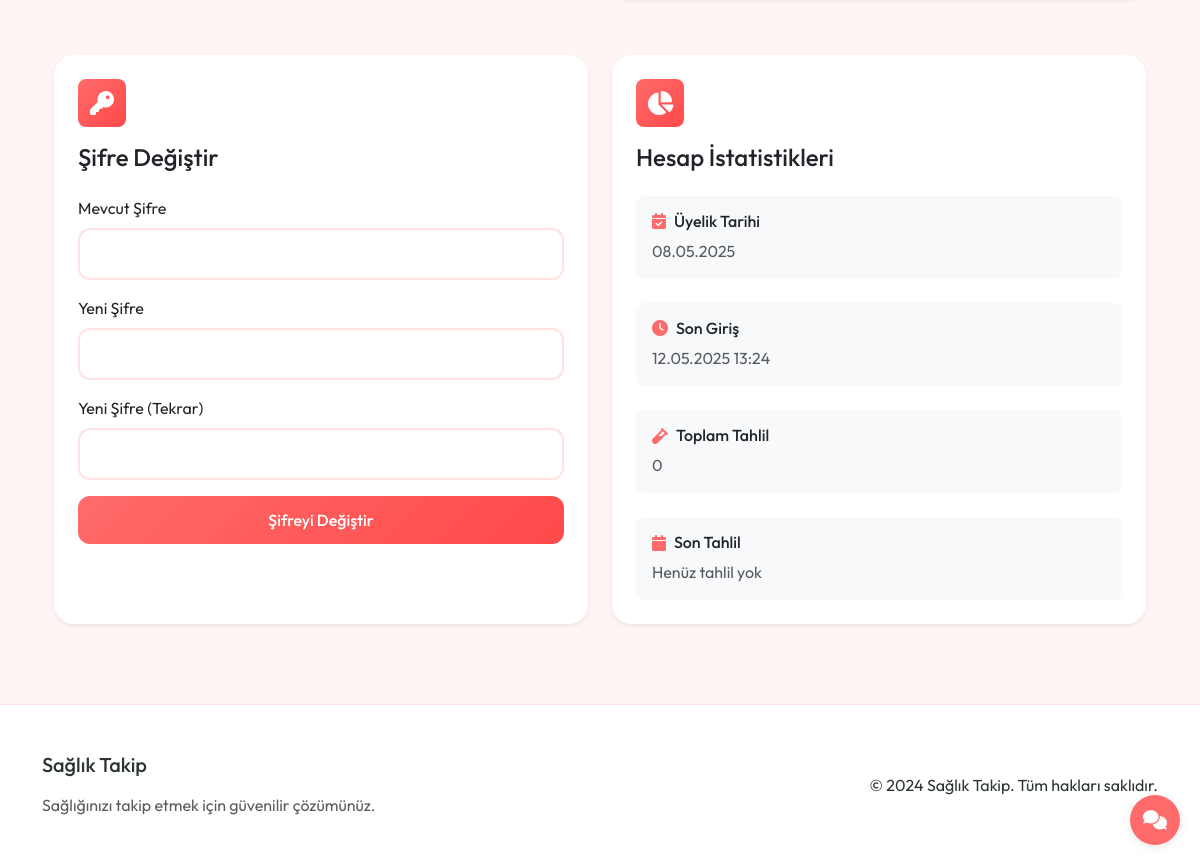
/profile (signed in, lower part), run on an earlier commit of the app's database.
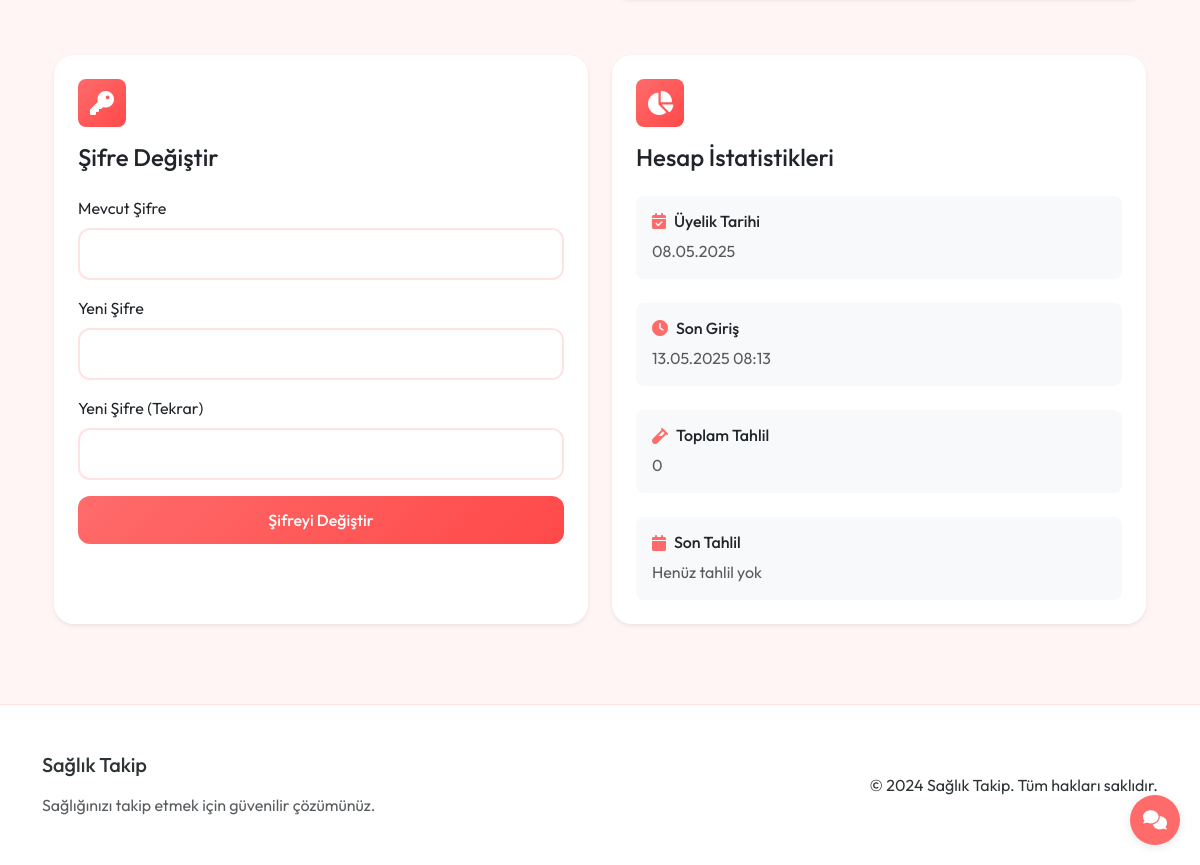
And on a later commit of the database.
### app.py (models this page shows, shortened)
class User(UserMixin, db.Model):
    id = db.Column(db.Integer, primary_key=True)
    email = db.Column(db.String(120), unique=True, nullable=False)
    password_hash = db.Column(db.String(128))
    name = db.Column(db.String(100))
    age = db.Column(db.Integer)
    gender = db.Column(db.String(10))
    weight = db.Column(db.Float)
    height = db.Column(db.Float)
    activity_level = db.Column(db.String(20))  # Sedentary, Lightly Active, Moderately Active, Very Active, Extra Active
    goal = db.Column(db.String(20))  # Lose Weight, Maintain, Gain Weight
    last_login = db.Column(db.DateTime, nullable=True)
    created_at = db.Column(db.DateTime, default=datetime.utcnow)
    test_results = db.relationship('TestResult', backref='user', lazy=True)
    meals = db.relationship('Meal', backref='user', lazy=True)

### app.py (the view, shortened to what this page needs)
@app.route('/profile', methods=['GET', 'POST'])
@login_required
def profile():
    return render_template('profile/profile.html')

### app.py (called while the page is built)
@login_manager.user_loader
def load_user(user_id):
    return User.query.get(int(user_id))

### health_app/templates/profile/profile.html (shortened to what the changed rows need)
{% extends "base.html" %}
{% block content %}
<section class="py-5">
    <div class="container">
        <div class="row g-4 mt-2">
            <div class="col-md-6">
                <div class="card border-0 shadow-sm h-100">
                    <div class="card-body p-4">
                        <div class="stats-item mb-4">
                            <div class="d-flex align-items-center mb-2">
                                <i class="fas fa-calendar-check text-primary me-2"></i>
                                <h6 class="mb-0">Üyelik Tarihi</h6>
                            </div>
                            <p class="text-muted mb-0">{{ current_user.created_at.strftime('%d.%m.%Y') if current_user.created_at else 'Belirtilmemiş' }}</p>
                        </div>
                        <div class="stats-item mb-4">
                            <div class="d-flex align-items-center mb-2">
                                <i class="fas fa-clock text-primary me-2"></i>
                                <h6 class="mb-0">Son Giriş</h6>
                            </div>
                            <p class="text-muted mb-0">{{ current_user.last_login.strftime('%d.%m.%Y %H:%M') if current_user.last_login else 'Belirtilmemiş' }}</p>
                        </div>
                    </div>
                </div>
            </div>
        </div>
    </div>
</section>
{% endblock %}

What changed in the data, as far as the page shows it:
changed User: last_login "12.05.2025 13:24" → "13.05.2025 08:13"
